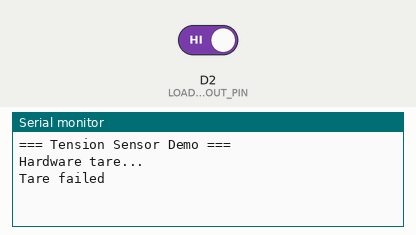
Recording of a program running on a simulated STM32 Nucleo. Parts: the last lines printed to the serial monitor. The inputs (shaded band) are chosen by the test bench; at power-on: D2 (LOADCELL_DOUT_PIN) HIGH.

Above: at 2.7 s.
2.8 s: D2 (LOADCELL_DOUT_PIN) driven LOW
At 3.4 s:
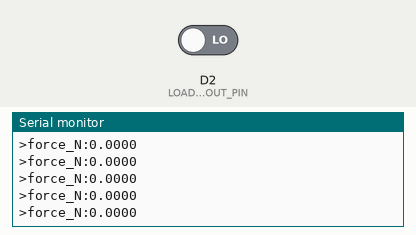
4.7 s: D2 (LOADCELL_DOUT_PIN) driven HIGH
At 5.6 s:
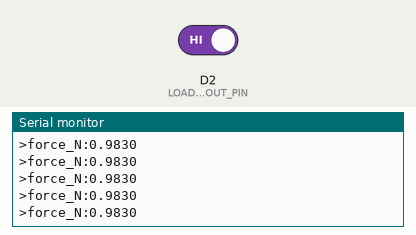

The program:

main.cpp
```cpp
#include <Arduino.h>
#include "tension_sensor.h"

// 调试输出周期
static const uint32_t PRINT_PERIOD_MS = 20;
static uint32_t g_last_print_ms = 0;

void setup()
{
    Serial.begin(115200);
    delay(1000);

    Serial.println();
    Serial.println("=== Tension Sensor Demo ===");

    tension_init();

    // 推荐先做一次空载去皮
    Serial.println("Hardware tare...");
    if (tension_hardware_tare(15)) {
        Serial.println("Tare OK");
    } else {
        Serial.println("Tare failed");
    }

    // 参数可根据系统需求调整
    tension_set_calibration(10000.0f);   // 这里改成你的真实标定值
    tension_set_filter_alpha(0.60f);     // 越大响应越快
    tension_set_deadband(0.02f);         // 很小的抖动直接归零
    tension_set_average_samples(1);      // 响应优先，建议先 1

    // 如果装机后已有预紧力，可在机械系统稳定后调用一次
    // tension_software_zero();
}

void loop()
{
    // 高频调用，尽量不要加 delay
    bool updated = tension_update();

    // 其它程序可直接调用当前张力
    if (updated && tension_is_valid()) {
        float tension_N = tension_get_force_N();

        // 这里写你的控制逻辑
        // 例子：超过阈值触发保护
        if (tension_N > 5.0f) {
            // do something
        }
    }

    // 调试打印低频进行，避免拖慢系统
    uint32_t now = millis();
    if (now - g_last_print_ms >= PRINT_PERIOD_MS) {
        g_last_print_ms = now;

        if (tension_is_valid()) {
            TensionData d = tension_get_data();

            // 串口绘图格式，可被 VS Code serial-plotter 直接识别
            Serial.print(">force_N:");
            Serial.println(d.force_N, 4);

            // 如需普通文本调试，可改成下面这种
            // Serial.print("raw_adc=");
            // Serial.print(d.raw_adc);
            // Serial.print(", raw_force_N=");
            // Serial.print(d.raw_force_N, 4);
            // Serial.print(", force_N=");
            // Serial.println(d.force_N, 4);
        }
    }
}
```

loadcell.h
```cpp
#pragma once
#include <Arduino.h>

// =========================
// 引脚配置
// 改成你的实际接线
// =========================
#ifndef LOADCELL_DOUT_PIN
#define LOADCELL_DOUT_PIN D2
#endif

#ifndef LOADCELL_SCK_PIN
#define LOADCELL_SCK_PIN D3
#endif

// =========================
// 基本接口
// =========================
void  loadcell_init();

bool  loadcell_is_ready();
bool  loadcell_wait_ready(uint32_t timeout_ms = 100);

long  loadcell_read_raw();
long  loadcell_read_raw_average(uint8_t samples = 1);

// =========================
// 去皮 / 标定 / 力值读取
// =========================
bool  loadcell_tare(uint8_t samples = 10);

long  loadcell_get_offset();
void  loadcell_set_offset(long offset);

bool  loadcell_set_calibration(float counts_per_N);
float loadcell_get_calibration();

float loadcell_read_force_N(uint8_t samples = 1);

// =========================
// 电源控制
// =========================
void  loadcell_power_down();
void  loadcell_power_up();
```

tension_sensor.h
```cpp
#pragma once
#include <Arduino.h>

struct TensionData
{
    long raw_adc;               // HX711 原始 ADC
    float raw_force_N;          // 原始力值，已减硬件 offset，未软件置零，未滤波
    float force_N;              // 最终输出力值，已软件置零，已滤波，已死区处理
    bool valid;                 // 当前数据是否有效
    uint32_t timestamp_ms;      // 最近一次成功更新时间
};

void tension_init();
bool tension_update();          // 高频调用；有新样本时返回 true

bool tension_is_valid();
float tension_get_force_N();
float tension_get_raw_force_N();
long  tension_get_raw_adc();
uint32_t tension_get_timestamp_ms();
TensionData tension_get_data();

bool tension_hardware_tare(uint8_t samples);   // 空载时使用
bool tension_software_zero();                  // 装机后消除当前预紧力
void tension_clear_software_zero();

bool tension_set_calibration(float counts_per_N);
float tension_get_calibration();

void tension_set_filter_alpha(float alpha);    // 0~1，越大响应越快
float tension_get_filter_alpha();

void tension_set_deadband(float deadband_N);   // 小于死区直接归零
float tension_get_deadband();

void tension_set_average_samples(uint8_t n);   // 建议 1~4 用于快速响应
uint8_t tension_get_average_samples();

float tension_get_software_zero_N();
void tension_reset_filter();
```

loadcell.cpp
```cpp
#include "loadcell.h"
#include <math.h>
#include <limits.h>

// =========================
// 内部状态
// =========================
static long  s_offset = 0;
static float s_calibration_counts_per_N = 10000.0f;  // 占位，后续换成真实标定值

// HX711 默认使用 A 通道，增益 128
// 读完 24 位后，再补 1 个时钟脉冲
static const uint8_t HX711_GAIN_PULSES = 1;

// 时钟脉冲宽度，1~2 us 足够
static inline void hx711_delay_us()
{
    delayMicroseconds(1);
}

void loadcell_init()
{
    pinMode(LOADCELL_DOUT_PIN, INPUT);
    pinMode(LOADCELL_SCK_PIN, OUTPUT);

    digitalWrite(LOADCELL_SCK_PIN, LOW);
}

bool loadcell_is_ready()
{
    return digitalRead(LOADCELL_DOUT_PIN) == LOW;
}

bool loadcell_wait_ready(uint32_t timeout_ms)
{
    uint32_t start = millis();

    while (!loadcell_is_ready()) {
        if ((millis() - start) >= timeout_ms) {
            return false;
        }
    }

    return true;
}

long loadcell_read_raw()
{
    if (!loadcell_is_ready()) {
        return 0;
    }

    uint32_t value = 0;

    noInterrupts();

    // 读取 24 位数据，MSB first
    for (uint8_t i = 0; i < 24; i++) {
        digitalWrite(LOADCELL_SCK_PIN, HIGH);
        hx711_delay_us();

        value = (value << 1) | (digitalRead(LOADCELL_DOUT_PIN) ? 1U : 0U);

        digitalWrite(LOADCELL_SCK_PIN, LOW);
        hx711_delay_us();
    }

    // 增益选择脉冲，A通道128增益
    for (uint8_t i = 0; i < HX711_GAIN_PULSES; i++) {
        digitalWrite(LOADCELL_SCK_PIN, HIGH);
        hx711_delay_us();
        digitalWrite(LOADCELL_SCK_PIN, LOW);
        hx711_delay_us();
    }

    interrupts();

    // 24 位补符号位，转成有符号 32 位
    if (value & 0x800000UL) {
        value |= 0xFF000000UL;
    }

    return (long)((int32_t)value);
}

long loadcell_read_raw_average(uint8_t samples)
{
    if (samples < 1) {
        samples = 1;
    }

    int64_t sum = 0;
    uint8_t count = 0;

    for (uint8_t i = 0; i < samples; i++) {
        if (!loadcell_wait_ready(200)) {
            break;
        }

        sum += (int64_t)loadcell_read_raw();
        count++;
    }

    if (count == 0) {
        return 0;
    }

    return (long)(sum / count);
}

bool loadcell_tare(uint8_t samples)
{
    if (samples < 1) {
        samples = 1;
    }

    if (!loadcell_wait_ready(500)) {
        return false;
    }

    s_offset = loadcell_read_raw_average(samples);
    return true;
}

long loadcell_get_offset()
{
    return s_offset;
}

void loadcell_set_offset(long offset)
{
    s_offset = offset;
}

bool loadcell_set_calibration(float counts_per_N)
{
    if (counts_per_N <= 0.0f || isnan(counts_per_N) || isinf(counts_per_N)) {
        return false;
    }

    s_calibration_counts_per_N = counts_per_N;
    return true;
}

float loadcell_get_calibration()
{
    return s_calibration_counts_per_N;
}

float loadcell_read_force_N(uint8_t samples)
{
    if (s_calibration_counts_per_N <= 0.0f) {
        return NAN;
    }

    long raw = loadcell_read_raw_average(samples);

    float force_N = ((float)raw - (float)s_offset) / s_calibration_counts_per_N;

    if (isnan(force_N) || isinf(force_N)) {
        return NAN;
    }

    return force_N;
}

void loadcell_power_down()
{
    digitalWrite(LOADCELL_SCK_PIN, LOW);
    hx711_delay_us();
    digitalWrite(LOADCELL_SCK_PIN, HIGH);
    delayMicroseconds(70);
}

void loadcell_power_up()
{
    digitalWrite(LOADCELL_SCK_PIN, LOW);
    delayMicroseconds(10);
}
```

tension_sensor.cpp
```cpp
#include "tension_sensor.h"
#include "loadcell.h"
#include <math.h>

// =========================
// 默认参数
// =========================
static float   s_calibration_counts_per_N = 10000.0f;
static float   s_filter_alpha             = 0.50f;   // 响应更快
static float   s_deadband_N               = 0.02f;
static uint8_t s_average_samples          = 1;       // 默认 1，优先响应速度

// =========================
// 内部状态
// =========================
static TensionData s_data = {0, 0.0f, 0.0f, false, 0};

static float s_software_zero_N = 0.0f;
static float s_filtered_force_N = 0.0f;
static bool  s_filter_initialized = false;

static float clamp_float(float x, float xmin, float xmax)
{
    if (x < xmin) return xmin;
    if (x > xmax) return xmax;
    return x;
}

void tension_reset_filter()
{
    s_filter_initialized = false;
    s_filtered_force_N = 0.0f;
}

static float low_pass_filter(float x)
{
    s_filter_alpha = clamp_float(s_filter_alpha, 0.0f, 1.0f);

    if (!s_filter_initialized) {
        s_filtered_force_N = x;
        s_filter_initialized = true;
    } else {
        s_filtered_force_N =
            s_filter_alpha * x +
            (1.0f - s_filter_alpha) * s_filtered_force_N;
    }

    return s_filtered_force_N;
}

void tension_init()
{
    loadcell_init();

    loadcell_set_calibration(s_calibration_counts_per_N);

    s_data.raw_adc = 0;
    s_data.raw_force_N = 0.0f;
    s_data.force_N = 0.0f;
    s_data.valid = false;
    s_data.timestamp_ms = 0;

    s_software_zero_N = 0.0f;
    tension_reset_filter();
}

bool tension_update()
{
    if (!loadcell_is_ready()) {
        return false;
    }

    if (s_average_samples < 1) {
        s_average_samples = 1;
    }

    long raw_adc = loadcell_read_raw_average(s_average_samples);
    long offset  = loadcell_get_offset();

    if (s_calibration_counts_per_N <= 0.0f) {
        s_data.valid = false;
        return false;
    }

    float raw_force_N = ((float)raw_adc - (float)offset) / s_calibration_counts_per_N;

    if (isnan(raw_force_N) || isinf(raw_force_N)) {
        s_data.valid = false;
        return false;
    }

    float zeroed_force_N = raw_force_N - s_software_zero_N;
    float filtered_force_N = low_pass_filter(zeroed_force_N);

    if (fabsf(filtered_force_N) < s_deadband_N) {
        filtered_force_N = 0.0f;
    }

    s_data.raw_adc = raw_adc;
    s_data.raw_force_N = raw_force_N;
    s_data.force_N = filtered_force_N;
    s_data.valid = true;
    s_data.timestamp_ms = millis();

    return true;
}

bool tension_is_valid()
{
    return s_data.valid;
}

float tension_get_force_N()
{
    return s_data.force_N;
}

float tension_get_raw_force_N()
{
    return s_data.raw_force_N;
}

long tension_get_raw_adc()
{
    return s_data.raw_adc;
}

uint32_t tension_get_timestamp_ms()
{
    return s_data.timestamp_ms;
}

TensionData tension_get_data()
{
    return s_data;
}

bool tension_hardware_tare(uint8_t samples)
{
    if (samples < 1) {
        samples = 1;
    }

    bool ok = loadcell_tare(samples);

    if (ok) {
        s_software_zero_N = 0.0f;
        s_data.raw_adc = 0;
        s_data.raw_force_N = 0.0f;
        s_data.force_N = 0.0f;
        s_data.valid = false;
        s_data.timestamp_ms = millis();
        tension_reset_filter();
    }

    return ok;
}

bool tension_software_zero()
{
    if (!loadcell_is_ready()) {
        return false;
    }

    long raw_adc = loadcell_read_raw_average(s_average_samples);
    long offset  = loadcell_get_offset();

    if (s_calibration_counts_per_N <= 0.0f) {
        return false;
    }

    float raw_force_N = ((float)raw_adc - (float)offset) / s_calibration_counts_per_N;

    if (isnan(raw_force_N) || isinf(raw_force_N)) {
        return false;
    }

    s_software_zero_N = raw_force_N;
    tension_reset_filter();

    return true;
}

void tension_clear_software_zero()
{
    s_software_zero_N = 0.0f;
    tension_reset_filter();
}

bool tension_set_calibration(float counts_per_N)
{
    if (counts_per_N <= 0.0f) {
        return false;
    }

    if (!loadcell_set_calibration(counts_per_N)) {
        return false;
    }

    s_calibration_counts_per_N = counts_per_N;
    tension_reset_filter();

    return true;
}

float tension_get_calibration()
{
    return s_calibration_counts_per_N;
}

void tension_set_filter_alpha(float alpha)
{
    s_filter_alpha = clamp_float(alpha, 0.0f, 1.0f);
    tension_reset_filter();
}

float tension_get_filter_alpha()
{
    return s_filter_alpha;
}

void tension_set_deadband(float deadband_N)
{
    if (deadband_N < 0.0f) {
        deadband_N = 0.0f;
    }

    s_deadband_N = deadband_N;
}

float tension_get_deadband()
{
    return s_deadband_N;
}

void tension_set_average_samples(uint8_t n)
{
    if (n < 1) {
        n = 1;
    }
    if (n > 32) {
        n = 32;
    }

    s_average_samples = n;
}

uint8_t tension_get_average_samples()
{
    return s_average_samples;
}

float tension_get_software_zero_N()
{
    return s_software_zero_N;
}
```

Measured:
- after the input at 2.8 s, the serial monitor: prints a new line at once (image 1)
- after the input at 4.7 s, the serial monitor: prints a new line at once (image 2)
